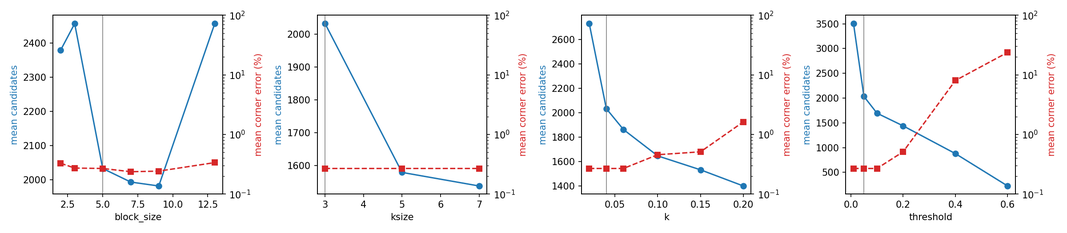
#> input picture report/figures/personal/param_study.png, 1067 x 233 px, shrunk from 2400 x 525 before the run, found by its file name
$ jupyter execute --allow-errors SudokuScan_Colab.ipynb   (shell and % lines are left out)
#> lines starting #> are read from the running program, lines starting #| are printed output that depends on the picture
# SudokuScan on Google Colab

Runs the pipeline and the analysis scripts on a CPU runtime (no GPU is needed).
Set `REPO_URL` to the repository first.

## 1. Setup

[cell 1]
REPO_URL = "https://github.com/Kremelim/sudokuscan.git"

%cd sudokuscan

## 2. One image

[cell 2]

import cv2
import matplotlib.pyplot as plt

def show(*paths):
    figure, axes = plt.subplots(1, len(paths), figsize=(6 * len(paths), 6), squeeze=False)
    for axis, path in zip(axes[0], paths):
        axis.imshow(cv2.cvtColor(cv2.imread(path), cv2.COLOR_BGR2RGB))
        axis.set_title(path)
        axis.axis("off")
    plt.show()

#> (the rest of this cell did not finish here and is left out)

## 3. Development set: batch run and metrics

## 4. Personal dataset: batch run and metrics

## 5. Harris parameter study (Stage 2)

[cell 3]
show("report/figures/personal/param_study.png")

## 6. Affine versus homography (Stage 4)

[cell 4]
show("report/figures/personal/model_comparison.png")
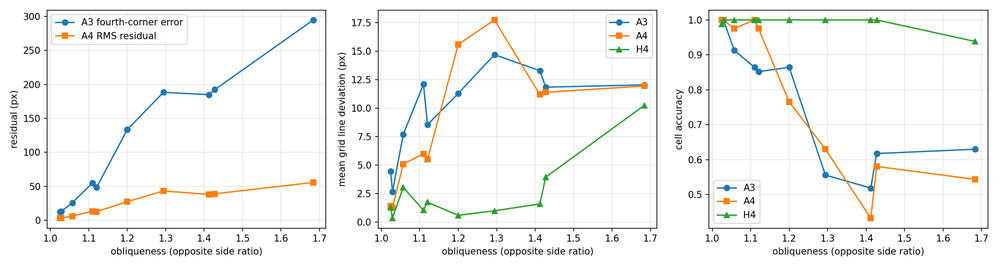
#> input picture report/figures/personal/model_comparison.png, 1000 x 267 px, shrunk from 2250 x 600 before the run, found by its file name
show("report/figures/personal/most_oblique.png")
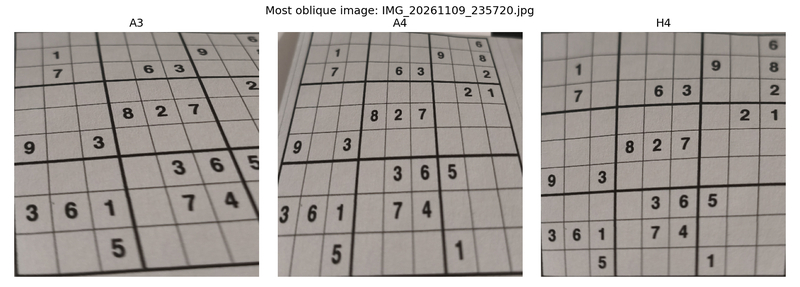
#> input picture report/figures/personal/most_oblique.png, 800 x 287 px, shrunk from 1800 x 645 before the run, found by its file name

## 7. OCR study (Stage 5)

## 8. Bonus study (B1, B3, B4)

Solver time and correctness, HN versus H4, and every photograph turned by 90, 180 and 270 degrees.

[cell 5]
show("report/figures/personal/bonus_homography.png")
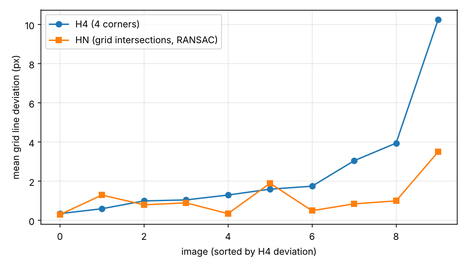
#> input picture report/figures/personal/bonus_homography.png, 467 x 267 px, shrunk from 1050 x 600 before the run, found by its file name
